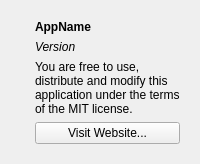
      <widget class="QWidget" name="AboutTab">
       <attribute name="title">
        <string></string>
       </attribute>
       <attribute name="toolTip">
        <string>Application Information</string>
       </attribute>
       <layout class="QHBoxLayout" name="horizontalLayout_5">
        <item>
         <widget class="QLabel" name="Icon">
          <property name="maximumSize">
           <size>
            <width>128</width>
            <height>128</height>
           </size>
          </property>
          <property name="text">
           <string/>
          </property>
          <property name="pixmap">
           <pixmap resource="../../etc/resources/resources.qrc">:/icon.ico</pixmap>
          </property>
          <property name="scaledContents">
           <bool>true</bool>
          </property>
          <property name="alignment">
           <set>Qt::AlignCenter</set>
          </property>
         </widget>
        </item>
        <item>
         <widget class="QWidget" name="AboutWidget" native="true">
          <layout class="QVBoxLayout" name="verticalLayout_7">
           <item>
            <widget class="QLabel" name="AppName">
             <property name="font">
              <font>
               <weight>75</weight>
               <bold>true</bold>
              </font>
             </property>
             <property name="text">
              <string>AppName</string>
             </property>
            </widget>
           </item>
           <item>
            <widget class="QLabel" name="AppVersion">
             <property name="font">
              <font>
               <italic>true</italic>
              </font>
             </property>
             <property name="text">
              <string>Version</string>
             </property>
            </widget>
           </item>
           <item>
            <spacer name="SpacerAboutTop">
             <property name="orientation">
              <enum>Qt::Vertical</enum>
             </property>
             <property name="sizeType">
              <enum>QSizePolicy::Expanding</enum>
             </property>
             <property name="sizeHint" stdset="0">
              <size>
               <width>0</width>
               <height>0</height>
              </size>
             </property>
            </spacer>
           </item>
           <item>
            <widget class="QLabel" name="LicenseLabel">
             <property name="text">
              <string>&lt;html&gt;&lt;head/&gt;&lt;body&gt;&lt;p&gt;You are free to use, distribute and modify this application under the terms of the MIT license.&lt;/p&gt;&lt;/body&gt;&lt;/html&gt;</string>
             </property>
             <property name="textFormat">
              <enum>Qt::RichText</enum>
             </property>
             <property name="wordWrap">
              <bool>true</bool>
             </property>
            </widget>
           </item>
           <item>
            <spacer name="SpacerAboutBottom">
             <property name="orientation">
              <enum>Qt::Vertical</enum>
             </property>
             <property name="sizeType">
              <enum>QSizePolicy::Expanding</enum>
             </property>
             <property name="sizeHint" stdset="0">
              <size>
               <width>0</width>
               <height>0</height>
              </size>
             </property>
            </spacer>
           </item>
           <item>
            <widget class="QPushButton" name="Website">
             <property name="text">
              <string>Visit Website...</string>
             </property>
            </widget>
           </item>
          </layout>
         </widget>
        </item>
       </layout>
      </widget>
